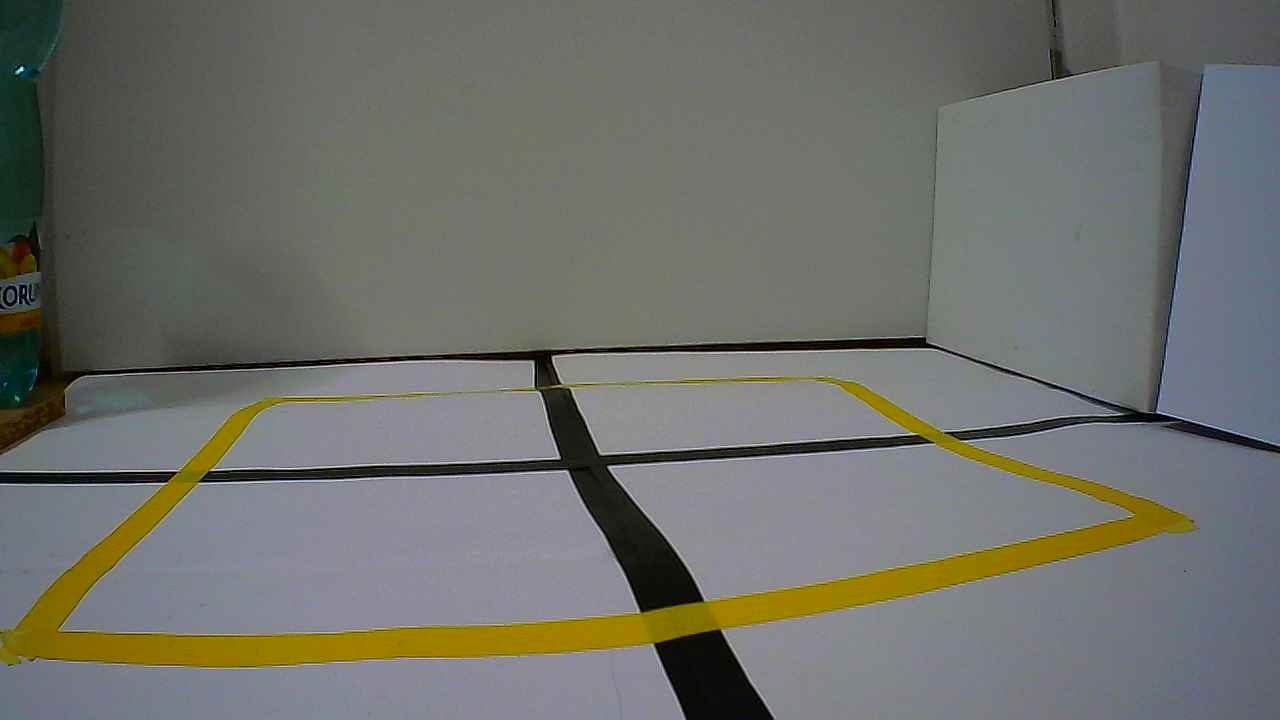
//> input picture 1751913865.jpg, 1280 x 720 px, given in place of the camera
$ ./sledovani_zlute   (built with g++ and OpenCV 4)
//> lines starting //> are read from the running program, lines starting //| are printed output that depends on the picture; after the words box and inside, x2 and y2 are one past the last pixel; in counts of white or black regions, pixels touching at a corner belong together
#include <opencv2/opencv.hpp>

// Funkce pro detekci a vykreslení kontur
void drawContours(cv::Mat& frame, const cv::Mat& mask, const cv::Scalar& color, const std::string& label) {
    std::vector<std::vector<cv::Point>> contours;
    cv::findContours(mask, contours, cv::RETR_EXTERNAL, cv::CHAIN_APPROX_SIMPLE);
    for (const auto& contour : contours)
    {
        cv::Rect bbox = cv::boundingRect(contour);
        if (bbox.area() > 300)
        {
            cv::rectangle(frame, bbox, color, 3);
            cv::putText(frame, label,
                cv::Point(bbox.x, bbox.y - 10),
                cv::FONT_HERSHEY_SIMPLEX, 0.8, color, 2);
        }
    }
}

int main()
{
    cv::VideoCapture cap(0);
    if (!cap.isOpened())
        return -1;

    // HSV rozsahy pro červenou
    cv::Scalar lower_red1(0, 100, 60), upper_red1(10, 255, 255);
    cv::Scalar lower_red2(160, 100, 60), upper_red2(179, 255, 255);
    // HSV rozsahy pro zelenou
    cv::Scalar lower_green(35, 100, 30), upper_green(85, 255, 255);
    // HSV rozsahy pro modrou
    cv::Scalar lower_blue(100, 100, 30), upper_blue(130, 255, 255);

    while (true)
    {
        cv::Mat frame, hsv;
        cap >> frame;
//> frame is the input picture: 720 rows x 1280 cols, CV_8UC3; mean B, G, R 106.8, 112.1, 110.9
        if (frame.empty())
            break;

        cv::cvtColor(frame, hsv, cv::COLOR_BGR2HSV);
//> hsv: 720 rows x 1280 cols, CV_8UC3; mean H, S, V 70.1, 39.4, 117.9

        // ČERVENÁ
        cv::Mat mask_red1, mask_red2, mask_red;
        cv::inRange(hsv, lower_red1, upper_red1, mask_red1);
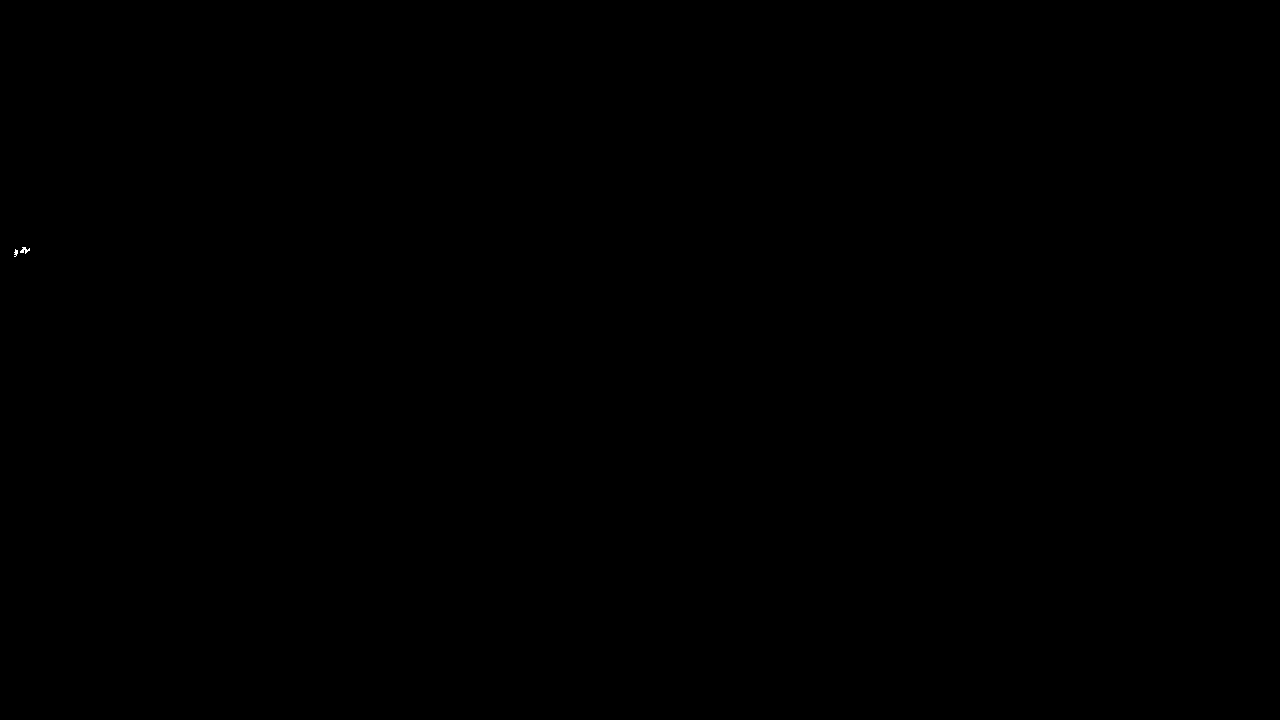
//> mask_red1: 720 rows x 1280 cols, CV_8UC1; 0.01% white in thin lines or dots, all inside (x1, y1, x2, y2) = (14, 247, 30, 257)
        cv::inRange(hsv, lower_red2, upper_red2, mask_red2);
//> mask_red2: 720 rows x 1280 cols, CV_8UC1; every value is 0
        cv::bitwise_or(mask_red1, mask_red2, mask_red);

        // ZELENÁ
        cv::Mat mask_green;
        cv::inRange(hsv, lower_green, upper_green, mask_green);
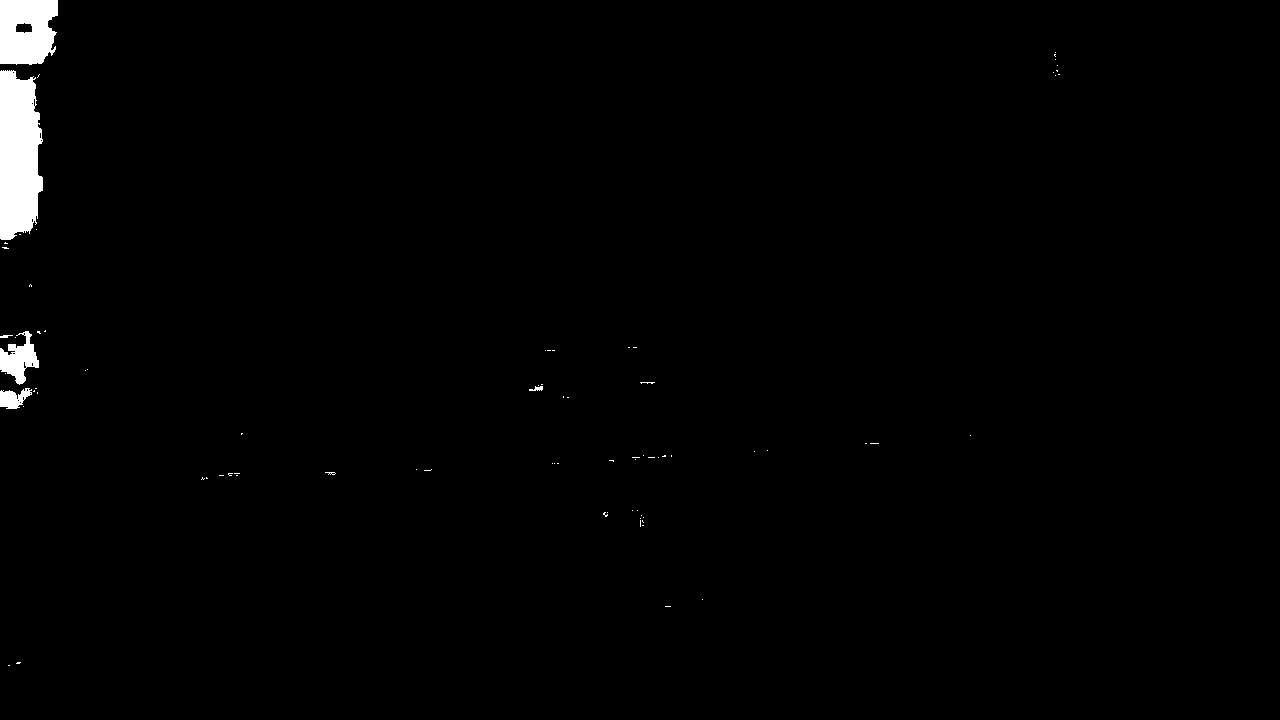
//> mask_green: 720 rows x 1280 cols, CV_8UC1; 1.2% white; 80 white regions (74 under 20 px), largest, box (x1, y1, x2, y2) and area: (0, 70, 43, 240) 6063, (0, 0, 58, 65) 3251, (0, 331, 39, 385) 1076, (0, 388, 32, 409) 423, (529, 386, 543, 391) 43, (0, 335, 13, 338) 26

        // MODRÁ
        cv::Mat mask_blue;
        cv::inRange(hsv, lower_blue, upper_blue, mask_blue);
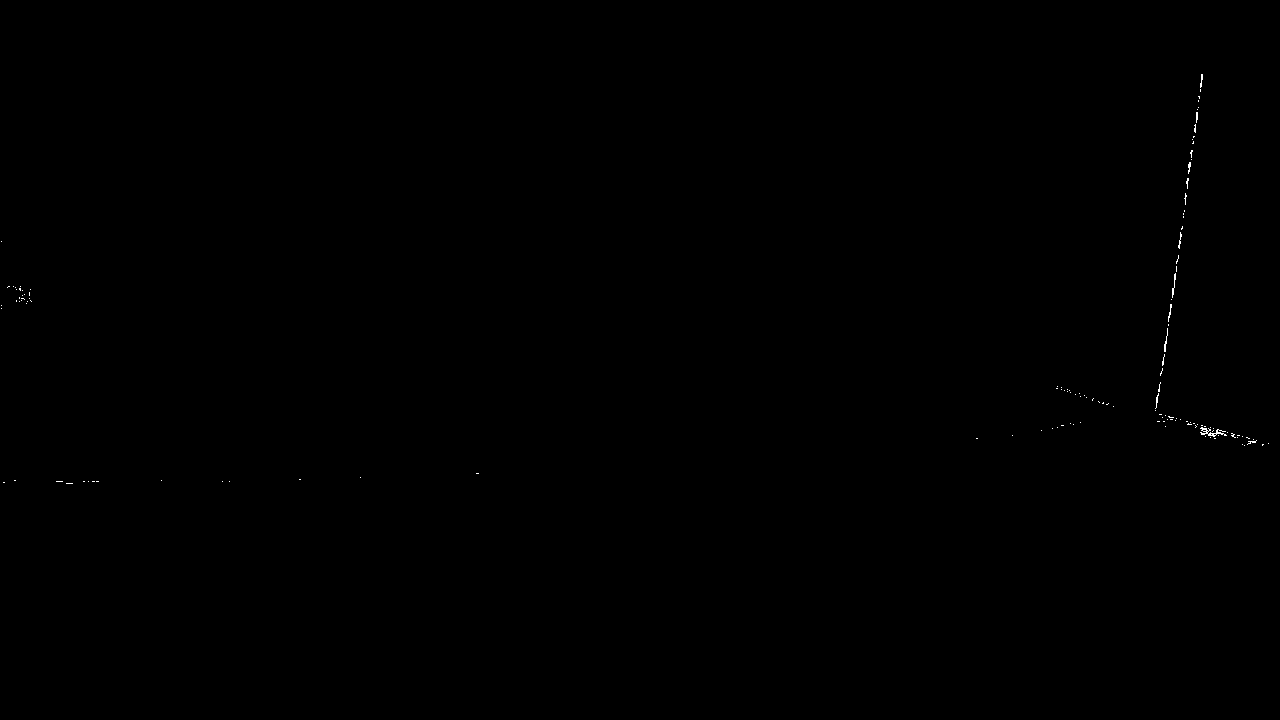
//> mask_blue: 720 rows x 1280 cols, CV_8UC1; 0.07% white in thin lines or dots, all inside (x1, y1, x2, y2) = (1, 74, 1269, 484)

        // Zavolej funkci pro každou barvu
        drawContours(frame, mask_red,  cv::Scalar(0, 0, 255),   "RED");
//> in drawContours, `cv::findContours(mask, contours, cv::RETR_EXTERNAL, cv::CHAIN_APPROX_S..`: contours = 2 contours, 1 with area under 20; largest, box (x1, y1, x2, y2) and area: (20, 247, 30, 254) 22
//> the loop in drawContours, `for (const auto& contour : contours)` made 2 passes
//> bbox on passes 1 to 2: Rect(14, 249, 4, 8), Rect(20, 247, 10, 7)
        drawContours(frame, mask_green,cv::Scalar(0, 255, 0),   "GREEN");
//> call 2 of drawContours, with color = Scalar(0, 255), label = "GREEN"
//> in drawContours (call 2), `cv::findContours(mask, contours, cv::RETR_EXTERNAL, cv::CHAIN_APPROX_S..`: contours = 80 contours, 75 with area under 20; largest, box (x1, y1, x2, y2) and area: (0, 70, 43, 240) 5861, (0, 0, 58, 65) 3250, (0, 331, 39, 385) 987, (0, 388, 32, 409) 374, (529, 386, 543, 391) 26
//> the loop in drawContours (call 2), `for (const auto& contour : contours)` made 80 passes
//> (contour, bbox) on passes 1, 2, 3, 4, 5, 7, 8, 9: (2 Points (x, y): [8, 665], [9, 665], Rect(8, 665, 2, 1)), (4 Points (x, y): [17, 662], [16, 663], [19, 663], [20, 662], Rect(16, 662, 5, 2)), (2 Points (x, y): [665, 606], [670, 606], Rect(665, 606, 6, 1)), (1 Point (x, y): [702, 599], Rect(702, 599, 1, 1)), (2 Points (x, y): [642, 525], [643, 525], Rect(642, 525, 2, 1)), (2 Points (x, y): [640, 520], [640, 526], Rect(640, 520, 1, 7)), (1 Point (x, y): [640, 518], Rect(640, 518, 1, 1)), (1 Point (x, y): [643, 517], Rect(643, 517, 1, 1))
//> bbox on passes 6, 12, 16, 20, 21, 22: Rect(642, 520, 2, 3), Rect(603, 512, 5, 5), Rect(201, 477, 4, 3), Rect(228, 473, 5, 3), Rect(325, 472, 11, 3), Rect(424, 469, 8, 2)
//> after the loop in drawContours (call 2), `for (const auto& contour : contours)`:
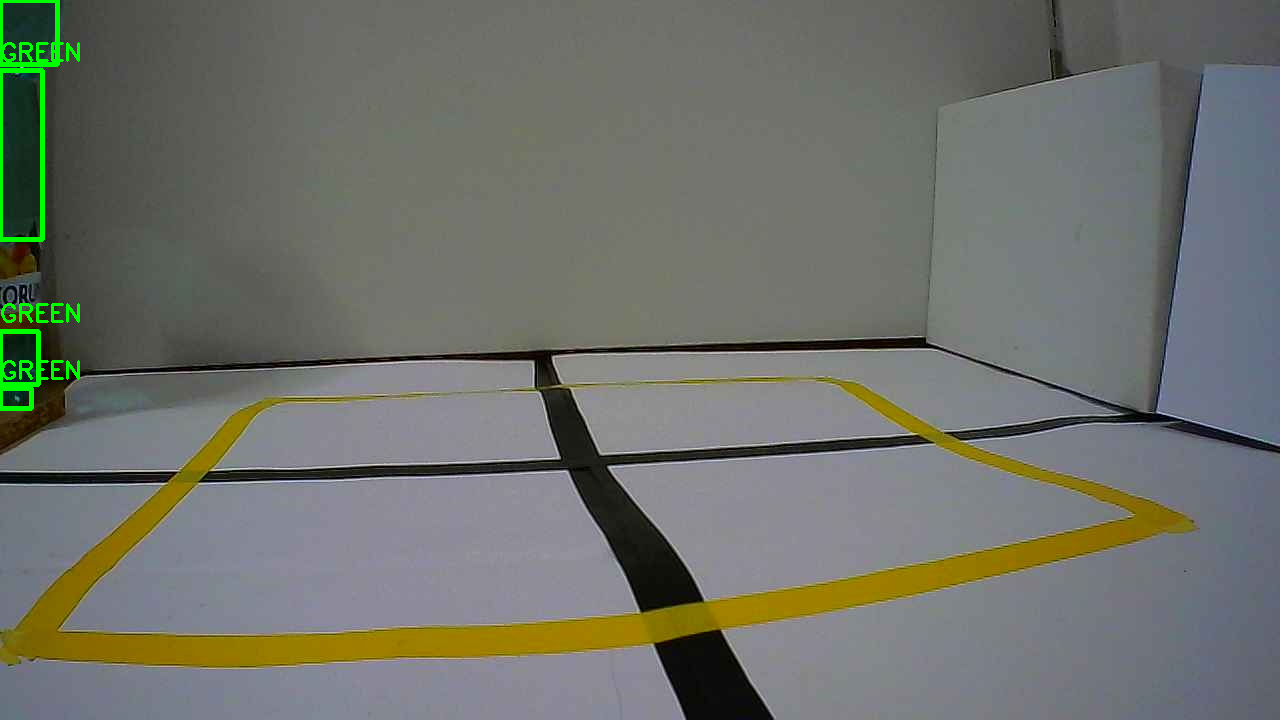
//> frame: 720 rows x 1280 cols, CV_8UC3; 0.64% of pixels changed, all inside (x1, y1, x2, y2) = (0, 0, 80, 411)
        drawContours(frame, mask_blue, cv::Scalar(255, 0, 0),   "BLUE");
//> in drawContours (call 3), `cv::findContours(mask, contours, cv::RETR_EXTERNAL, cv::CHAIN_APPROX_S..`: contours = 138 contours, 137 with area under 20; largest, box (x1, y1, x2, y2) and area: (1200, 427, 1227, 437) 56

        cv::imshow("frame", frame);
        //cv::imshow("hsv", hsv);
        if (cv::waitKey(1) == 'q')
//> the 'q' key is pressed
            break;
    }
    cap.release();
    cv::destroyAllWindows();
    return 0;
}
// g++ sledovani_zlute.cpp -o color_detect `pkg-config --cflags --libs opencv4`
//./color_detect
